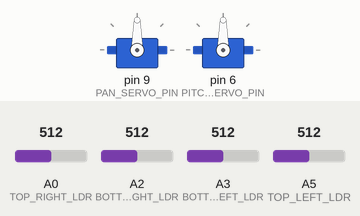
Simulated run of this sketch. Board: Arduino Uno, built with avr-gcc and run on an emulated ATmega328P. Parts: 2 × servo. The test bench sets the inputs (shaded band); at power-on: A0 (TOP_RIGHT_LDR) = 512, A3 (BOTTOM_LEFT_LDR) = 512, A5 (TOP_LEFT_LDR) = 512, A2 (BOTTOM_RIGHT_LDR) = 512. What the sketch prints to the serial monitor is not drawn.

Above: at 2.2 s.
2.3 s: A0 (TOP_RIGHT_LDR) set to 716
At 3.98 s:
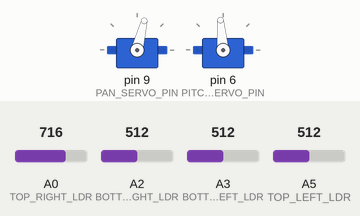
5.3 s: A3 (BOTTOM_LEFT_LDR) set to 306
At 5.41 s:
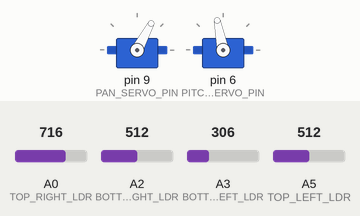
8.3 s: A5 (TOP_LEFT_LDR) set to 716
11.3 s: A2 (BOTTOM_RIGHT_LDR) set to 716
14.3 s: A5 (TOP_LEFT_LDR) set to 30
At 14.53 s:
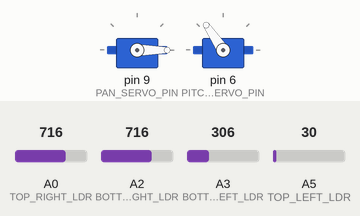
17.3 s: A0 (TOP_RIGHT_LDR) set to 306
At 21.46 s:
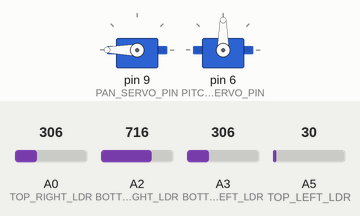
Timing chart, 0 to 23.0 s (numbered marks = the images above; inputs shaded):
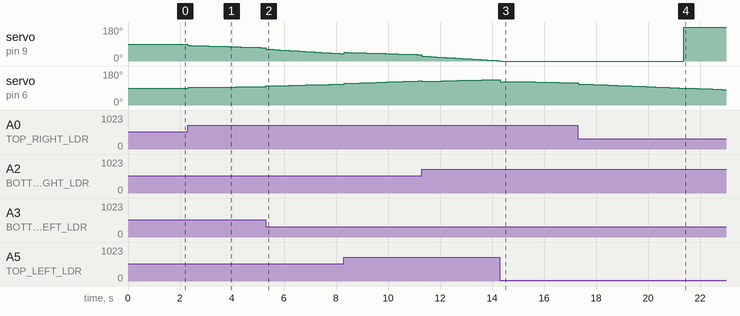

Measured:
- after the input at 2.3 s, servo on pin 9 (PAN_SERVO_PIN): moves from 90° to 71° over 2.8 s, starting at once; servo on pin 6 (PITCH_SERVO_PIN): moves from 90° to 97° over 2.4 s, starting at once
- after the input at 14.3 s, servo on pin 9 (PAN_SERVO_PIN): goes on until 14.3 s, then stays 0°
- after the input at 17.3 s, servo on pin 9 (PAN_SERVO_PIN): 0° → 180° after 4.1 s

The sketch:

tracker.ino
```cpp
/**
 * @file tracker.ino
 * @brief Main Arduino sketch for PID-controlled light tracking robot
 * @author Rami Kronbi
 * @date 2023
 *
 * This sketch implements a dual-axis light tracking system using PID control.
 * The robot uses four LDR sensors arranged in a cross pattern to detect light
 * direction and adjusts two servo motors (pan and pitch) to track the light source.
 *
 * Configuration:
 * - All system parameters, PID gains, and pin assignments are defined in config.h
 * - Modify config.h to tune PID performance or change hardware configuration
 * - Multiple preset configurations available in config.h
 *
 * Hardware Requirements:
 * - Arduino Uno/Nano
 * - 2x Servo Motors (MG995 or similar)
 * - 4x LDR (Light Dependent Resistor) sensors
 * - 4x 10kΩ pull-down resistors for LDRs
 * - Power supply for servos (6V recommended)
 *
 * Pin Configuration (defined in config.h):
 * - A0: Top-Right LDR sensor
 * - A5: Top-Left LDR sensor
 * - A2: Bottom-Right LDR sensor
 * - A3: Bottom-Left LDR sensor
 * - Pin 9: Pan servo (horizontal rotation)
 * - Pin 6: Pitch servo (vertical tilt)
 */

// ===== LIBRARIES =====
#include "config.h"
#include "tracker.h"
#include <Servo.h>

// ===== HARDWARE CONFIGURATION =====
Servo panServo;
Servo pitchServo;

// ===== SENSOR VARIABLES =====
double bottom_right_sensor = 0;
double bottom_left_sensor = 0;
double top_right_sensor = 0;
double top_left_sensor = 0;

// ===== CONTROL VARIABLES =====
double setpoint = 0;
double feedback = 0;
double pid_output = 0;
double current_error = 0;
bool system_orientation = false;

// ===== PID CONTROLLER INSTANCES =====
Pan pan_controller(PAN_KP, PAN_KI, PAN_KD, PAN_OUTPUT_MIN, PAN_OUTPUT_MAX);
Pitch pitch_controller(PITCH_KP, PITCH_KI, PITCH_KD, PITCH_OUTPUT_MIN, PITCH_OUTPUT_MAX);


void setup() {
  // Initialize serial communication for debugging
  Serial.begin(SERIAL_BAUD_RATE);
  Serial.println("=== PID Light Tracker Initialization ===");

  // Configure servo control pins as outputs
  pinMode(PAN_SERVO_PIN, OUTPUT);
  pinMode(PITCH_SERVO_PIN, OUTPUT);

  // Initialize control system variables
  setpoint = 0.0;
  feedback = 0.0;
  current_error = 0.0;
  system_orientation = false;

  // Attach servo motors to their respective pins
  panServo.attach(PAN_SERVO_PIN);
  pitchServo.attach(PITCH_SERVO_PIN);

  // Set servos to center position for initialization
  panServo.write(SERVO_CENTER_POSITION);
  pitchServo.write(SERVO_CENTER_POSITION);

  // Allow time for servos to reach initial position
  delay(1000);

  Serial.println("Initialization complete. Starting light tracking...");
  Serial.println("Sensor Layout:");
  Serial.println("  [TL] [TR]");
  Serial.println("  [BL] [BR]");
  Serial.println();
}


void loop() {
  // ===== PITCH CONTROL (VERTICAL TRACKING) =====
  readSensors();

  // Calculate pitch error: compare bottom sensors (setpoint) vs top sensors (feedback)
  // If bottom sensors receive more light, the system should tilt down (positive error)
  // If top sensors receive more light, the system should tilt up (negative error)
  setpoint = (bottom_right_sensor + bottom_left_sensor) / 2.0;
  feedback = (top_right_sensor + top_left_sensor) / 2.0;

  // Calculate error and update PID controller
  current_error = setpoint - feedback;
  pitch_controller.setError(current_error);

  // Get PID output for pitch control
  pid_output = pitch_controller.calculatePID();

  // Determine system orientation based on pitch output
  if (pid_output > 0) {
    system_orientation = true;   // System tilted forward [180°-360° hemisphere]
  } else if (pid_output < 0) {
    system_orientation = false;  // System tilted backward [0°-180° hemisphere]
  }

  // Apply pitch correction to servo
  // Servo position = center ± PID output
  pitchServo.write(SERVO_CENTER_POSITION - (int)pid_output);

  // ===== PAN CONTROL (HORIZONTAL TRACKING) =====
  readSensors();

  setpoint = (bottom_right_sensor + top_right_sensor) / 2.0;
  feedback = (bottom_left_sensor + top_left_sensor) / 2.0;

  // Calculate error and update PID controller
  current_error = setpoint - feedback;
  pan_controller.setError(current_error);

  // Get PID output for pan control
  pid_output = pan_controller.calculatePID();

  if (system_orientation == true) {
    pid_output = -pid_output;
  }

  // Apply pan correction to servo
  panServo.write(SERVO_CENTER_POSITION - (int)pid_output);

  // Small delay to prevent overwhelming the servos
  delay(LOOP_DELAY_MS);
}

void readSensors() {
  // Read all four LDR sensors
  top_right_sensor = analogRead(TOP_RIGHT_LDR);    // A0 - Top-Right sensor
  top_left_sensor = analogRead(TOP_LEFT_LDR);      // A5 - Top-Left sensor
  bottom_right_sensor = analogRead(BOTTOM_RIGHT_LDR); // A2 - Bottom-Right sensor
  bottom_left_sensor = analogRead(BOTTOM_LEFT_LDR);   // A3 - Bottom-Left sensor
}
```

tracker.h
```cpp
/**
 * @file tracker.h
 * @brief PID Controller Classes for Light Tracking Robot
 * @author Rami Kronbi
 * @date 2023
 *
 * This header file contains the PID controller classes used for controlling
 * the pan and pitch servos in the light tracking robot system.
 */

#pragma once

/**
 * @class PIDController
 * @brief Base PID Controller class for servo motor control
 *
 * This class implements a standard PID (Proportional-Integral-Derivative) controller
 * with output limiting and integral reset functionality. It's designed to control
 * servo motors for precise positioning in the light tracking system.
 */
class PIDController {
private:
    double kp_;                // Proportional gain
    double ki_;                // Integral gain
    double kd_;                // Derivative gain
    double integral_error_;    // Accumulated integral error
    double derivative_error_;  // Current derivative error
    double current_error_;     // Current error value
    double previous_error_;    // Previous error for derivative calculation
    double output_min_;        // Minimum output limit
    double output_max_;        // Maximum output limit

public:
    /**
     * @brief Constructor for PID Controller
     * @param kp Proportional gain coefficient
     * @param ki Integral gain coefficient
     * @param kd Derivative gain coefficient
     * @param output_min Minimum output limit (degrees)
     * @param output_max Maximum output limit (degrees)
     */
    PIDController(double kp, double ki, double kd, double output_min, double output_max)
        : kp_(kp), ki_(ki), kd_(kd), output_min_(output_min), output_max_(output_max) {
        integral_error_ = 0.0;
        derivative_error_ = 0.0;
        current_error_ = 0.0;
        previous_error_ = 0.0;
    }

    /**
     * @brief Set the current error value for PID calculation
     * @param error Current error between setpoint and feedback
     */
    void setError(double error) {
        current_error_ = error;
    }

    /**
     * @brief Reset the integral error accumulator
     * Used to prevent integral windup in certain conditions
     */
    void resetIntegral() {
        integral_error_ = 0.0;
    }

    /**
     * @brief Calculate PID output based on current error
     * @return Calculated PID output value (clamped to min/max limits)
     */
    double calculatePID() {
        // Calculate derivative error
        derivative_error_ = current_error_ - previous_error_;

        // Accumulate integral error
        integral_error_ += current_error_;

        // Calculate PID output
        double output = (kp_ * current_error_) +
                       (ki_ * integral_error_) +
                       (kd_ * derivative_error_);

        // Store current error for next derivative calculation
        previous_error_ = current_error_;

        // Clamp output to specified limits
        if (output > output_max_) {
            output = output_max_;
        } else if (output < output_min_) {
            output = output_min_;
        }

        return output;
    }

    /**
     * @brief Get current PID parameters for debugging
     * @param kp Reference to store proportional gain
     * @param ki Reference to store integral gain
     * @param kd Reference to store derivative gain
     */
    void getParameters(double& kp, double& ki, double& kd) const {
        kp = kp_;
        ki = ki_;
        kd = kd_;
    }
};

/**
 * @class Pan
 * @brief PID Controller specialized for pan (horizontal) servo control
 *
 * Inherits from PIDController and is specifically tuned for controlling
 * the horizontal rotation servo motor in the light tracking system.
 */
class Pan : public PIDController {
public:
    /**
     * @brief Constructor for Pan controller
     * @param kp Proportional gain (recommended: ~0.075)
     * @param ki Integral gain (recommended: ~0.00045)
     * @param kd Derivative gain (recommended: ~0.00035)
     * @param output_min Minimum pan angle in degrees (recommended: -90)
     * @param output_max Maximum pan angle in degrees (recommended: +90)
     */
    Pan(double kp, double ki, double kd, double output_min, double output_max)
        : PIDController(kp, ki, kd, output_min, output_max) {}
};

/**
 * @class Pitch
 * @brief PID Controller specialized for pitch (vertical) servo control
 *
 * Inherits from PIDController and is specifically tuned for controlling
 * the vertical tilt servo motor in the light tracking system.
 */
class Pitch : public PIDController {
public:
    /**
     * @brief Constructor for Pitch controller
     * @param kp Proportional gain (recommended: ~0.03)
     * @param ki Integral gain (recommended: ~0.00018)
     * @param kd Derivative gain (recommended: ~0.00035)
     * @param output_min Minimum pitch angle in degrees (recommended: -70)
     * @param output_max Maximum pitch angle in degrees (recommended: +55)
     */
    Pitch(double kp, double ki, double kd, double output_min, double output_max)
        : PIDController(kp, ki, kd, output_min, output_max) {}
};
```

config.h
```cpp
/**
 * @file config.h
 * @brief Configuration file for PID Light Tracker parameters
 * @author Rami Kronbi
 * @date 2023
 *
 * This file contains all configurable parameters for the light tracking system.
 * Modify these values to tune the system performance for your specific hardware setup.
 */

#pragma once

// ===== HARDWARE CONFIGURATION =====

// Servo Motor Pin Assignments
#define PAN_SERVO_PIN    9
#define PITCH_SERVO_PIN  6

// LDR Sensor Pin Assignments
#define TOP_RIGHT_LDR    A0
#define TOP_LEFT_LDR     A5
#define BOTTOM_RIGHT_LDR A2
#define BOTTOM_LEFT_LDR  A3

// ===== SYSTEM PARAMETERS =====

// Servo Configuration
#define SERVO_CENTER_POSITION 90
#define SERVO_MIN_PULSE      1000
#define SERVO_MAX_PULSE      2000

// Communication Settings
#define SERIAL_BAUD_RATE     9600
#define DEBUG_OUTPUT         false

// Control Loop Timing
#define LOOP_DELAY_MS        10
#define SENSOR_READ_DELAY    2

// ===== PID CONTROLLER PARAMETERS =====

// Pan Controller (Horizontal Movement) - Tuned Parameters
#define PAN_KP              0.075
#define PAN_KI              0.00045
#define PAN_KD              0.00035
#define PAN_OUTPUT_MIN      -90
#define PAN_OUTPUT_MAX      90

// Pitch Controller (Vertical Movement) - Tuned Parameters
#define PITCH_KP            0.03
#define PITCH_KI            0.00018
#define PITCH_KD            0.00035
#define PITCH_OUTPUT_MIN    -70
#define PITCH_OUTPUT_MAX    55

// ===== SENSOR CONFIGURATION =====

// LDR Sensor Parameters
#define SENSOR_SMOOTHING_FACTOR  0.1
#define SENSOR_DEAD_ZONE        10
#define SENSOR_CALIBRATION_OFFSET 0

// Light Detection Thresholds
#define MIN_LIGHT_THRESHOLD     50
#define MAX_SENSOR_DIFFERENCE   500

// ===== ADVANCED CONFIGURATION =====

// PID Controller Advanced Settings
#define INTEGRAL_WINDUP_LIMIT   1000
#define DERIVATIVE_FILTER_ALPHA 0.8
#define ERROR_DEADBAND          5

// System Behavior
#define TRACKING_ENABLED        true
#define ORIENTATION_CORRECTION  true
#define STARTUP_DELAY_MS        1000

// Safety Limits
#define MAX_SERVO_SPEED         50
#define SERVO_PROTECTION_DELAY  20

// ===== FEATURE TOGGLES =====

#define ENABLE_SENSOR_FILTERING    true
#define ENABLE_ADAPTIVE_GAINS      false
#define ENABLE_PREDICTIVE_CONTROL  false
#define ENABLE_MULTI_TARGET        false

// ===== DEBUGGING AND MONITORING =====

#define DEBUG_SENSOR_VALUES        false
#define DEBUG_PID_OUTPUTS          false
#define DEBUG_SERVO_POSITIONS      false
#define DEBUG_ERROR_VALUES         false
#define DEBUG_TIMING               false

// Debug output format
#define DEBUG_PRINT_INTERVAL       100
#define DEBUG_PRECISION            2
```
